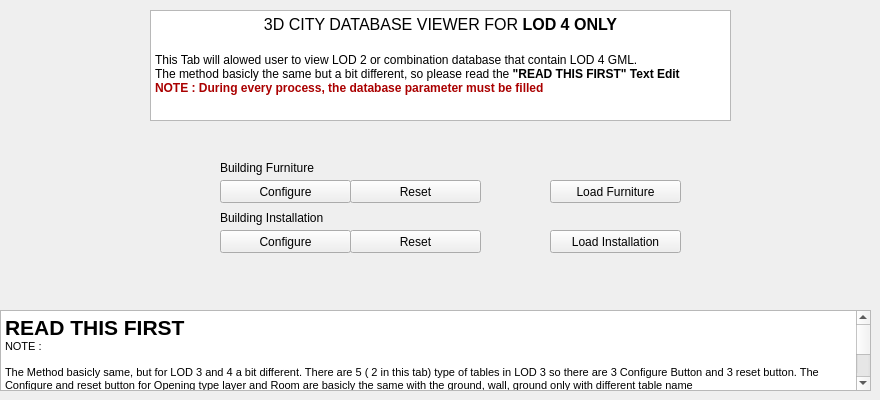
     <widget class="QWidget" name="tab_7">
      <attribute name="title">
       <string>LOD 4 Building Furniture and Intastallation</string>
      </attribute>
      <widget class="QTextBrowser" name="textBrowser_5">
       <property name="geometry">
        <rect>
         <x>0</x>
         <y>310</y>
         <width>871</width>
         <height>81</height>
        </rect>
       </property>
       <property name="html">
        <string>&lt;!DOCTYPE HTML PUBLIC &quot;-//W3C//DTD HTML 4.0//EN&quot; &quot;http://www.w3.org/TR/REC-html40/strict.dtd&quot;&gt;
&lt;html&gt;&lt;head&gt;&lt;meta name=&quot;qrichtext&quot; content=&quot;1&quot; /&gt;&lt;style type=&quot;text/css&quot;&gt;
p, li { white-space: pre-wrap; }
&lt;/style&gt;&lt;/head&gt;&lt;body style=&quot; font-family:'MS Shell Dlg 2'; font-size:8.25pt; font-weight:400; font-style:normal;&quot;&gt;
&lt;p style=&quot; margin-top:0px; margin-bottom:0px; margin-left:0px; margin-right:0px; -qt-block-indent:0; text-indent:0px;&quot;&gt;&lt;span style=&quot; font-size:16pt; font-weight:600;&quot;&gt;READ THIS FIRST&lt;/span&gt;&lt;/p&gt;
&lt;p style=&quot; margin-top:0px; margin-bottom:0px; margin-left:0px; margin-right:0px; -qt-block-indent:0; text-indent:0px;&quot;&gt;NOTE :&lt;/p&gt;
&lt;p style=&quot;-qt-paragraph-type:empty; margin-top:0px; margin-bottom:0px; margin-left:0px; margin-right:0px; -qt-block-indent:0; text-indent:0px;&quot;&gt;&lt;br /&gt;&lt;/p&gt;
&lt;p style=&quot; margin-top:0px; margin-bottom:0px; margin-left:0px; margin-right:0px; -qt-block-indent:0; text-indent:0px;&quot;&gt;The Method basicly same, but for LOD 3 and 4 a bit different. There are 5 ( 2 in this tab) type of tables in LOD 3 so there are 3 Configure Button and 3 reset button. The Configure and reset button for Opening type layer and Room are basicly the same with the ground, wall, ground only with different table name&lt;br /&gt;&lt;/p&gt;
&lt;p style=&quot; margin-top:0px; margin-bottom:0px; margin-left:0px; margin-right:0px; -qt-block-indent:0; text-indent:0px;&quot;&gt;Click the &lt;span style=&quot; font-weight:600; text-decoration: underline;&quot;&gt;Configure button&lt;/span&gt; to &lt;span style=&quot; font-weight:600;&quot;&gt;enabled view&lt;/span&gt; by creating a table to fulfill necessity, you can delete the table by clicking the reset button&lt;/p&gt;
&lt;p style=&quot;-qt-paragraph-type:empty; margin-top:0px; margin-bottom:0px; margin-left:0px; margin-right:0px; -qt-block-indent:0; text-indent:0px;&quot;&gt;&lt;br /&gt;&lt;/p&gt;
&lt;p style=&quot; margin-top:0px; margin-bottom:0px; margin-left:0px; margin-right:0px; -qt-block-indent:0; text-indent:0px;&quot;&gt;If there are changes in your database &lt;span style=&quot; font-weight:600;&quot;&gt;clicked the reset button&lt;/span&gt;. Repeat the connection process di tab 2 ( Database Connection and Adding Layer) and configure it again. &lt;/p&gt;&lt;/body&gt;&lt;/html&gt;</string>
       </property>
      </widget>
      <widget class="QTextEdit" name="textEdit_6">
       <property name="geometry">
        <rect>
         <x>150</x>
         <y>10</y>
         <width>581</width>
         <height>111</height>
        </rect>
       </property>
       <property name="html">
        <string>&lt;!DOCTYPE HTML PUBLIC &quot;-//W3C//DTD HTML 4.0//EN&quot; &quot;http://www.w3.org/TR/REC-html40/strict.dtd&quot;&gt;
&lt;html&gt;&lt;head&gt;&lt;meta name=&quot;qrichtext&quot; content=&quot;1&quot; /&gt;&lt;style type=&quot;text/css&quot;&gt;
p, li { white-space: pre-wrap; }
&lt;/style&gt;&lt;/head&gt;&lt;body style=&quot; font-family:'MS Shell Dlg 2'; font-size:8.25pt; font-weight:400; font-style:normal;&quot;&gt;
&lt;p align=&quot;center&quot; style=&quot; margin-top:0px; margin-bottom:0px; margin-left:0px; margin-right:0px; -qt-block-indent:0; text-indent:0px;&quot;&gt;&lt;span style=&quot; font-size:12pt;&quot;&gt;3D CITY DATABASE VIEWER FOR &lt;/span&gt;&lt;span style=&quot; font-size:12pt; font-weight:600;&quot;&gt;LOD 4 ONLY&lt;/span&gt;&lt;/p&gt;
&lt;p align=&quot;center&quot; style=&quot;-qt-paragraph-type:empty; margin-top:0px; margin-bottom:0px; margin-left:0px; margin-right:0px; -qt-block-indent:0; text-indent:0px; font-size:12pt; font-weight:600;&quot;&gt;&lt;br /&gt;&lt;/p&gt;
&lt;p style=&quot; margin-top:0px; margin-bottom:0px; margin-left:0px; margin-right:0px; -qt-block-indent:0; text-indent:0px;&quot;&gt;&lt;span style=&quot; font-size:9pt;&quot;&gt;This Tab will alowed user to view LOD 2 or combination database that contain LOD 4 GML.&lt;/span&gt;&lt;/p&gt;
&lt;p style=&quot; margin-top:0px; margin-bottom:0px; margin-left:0px; margin-right:0px; -qt-block-indent:0; text-indent:0px;&quot;&gt;&lt;span style=&quot; font-size:9pt;&quot;&gt;The method basicly the same but a bit different, so please read the&lt;/span&gt;&lt;span style=&quot; font-size:9pt; font-weight:600;&quot;&gt; &amp;quot;READ THIS FIRST&amp;quot; Text Edit&lt;/span&gt;&lt;/p&gt;
&lt;p style=&quot; margin-top:0px; margin-bottom:0px; margin-left:0px; margin-right:0px; -qt-block-indent:0; text-indent:0px;&quot;&gt;&lt;span style=&quot; font-size:9pt; font-weight:600; color:#aa0000;&quot;&gt;NOTE : During every process, the database parameter must be filled &lt;/span&gt;&lt;/p&gt;
&lt;p align=&quot;center&quot; style=&quot;-qt-paragraph-type:empty; margin-top:0px; margin-bottom:0px; margin-left:0px; margin-right:0px; -qt-block-indent:0; text-indent:0px; font-size:12pt;&quot;&gt;&lt;br /&gt;&lt;/p&gt;&lt;/body&gt;&lt;/html&gt;</string>
       </property>
      </widget>
      <widget class="QPushButton" name="pb_installation_config_lod4">
       <property name="geometry">
        <rect>
         <x>220</x>
         <y>230</y>
         <width>131</width>
         <height>23</height>
        </rect>
       </property>
       <property name="text">
        <string>Configure</string>
       </property>
      </widget>
      <widget class="QLabel" name="label_16">
       <property name="geometry">
        <rect>
         <x>220</x>
         <y>210</y>
         <width>211</width>
         <height>16</height>
        </rect>
       </property>
       <property name="text">
        <string>Building Installation</string>
       </property>
      </widget>
      <widget class="QPushButton" name="pb_installation_lod4">
       <property name="geometry">
        <rect>
         <x>550</x>
         <y>230</y>
         <width>131</width>
         <height>23</height>
        </rect>
       </property>
       <property name="text">
        <string>Load Installation</string>
       </property>
      </widget>
      <widget class="QPushButton" name="pb_furniture_lod4">
       <property name="geometry">
        <rect>
         <x>550</x>
         <y>180</y>
         <width>131</width>
         <height>23</height>
        </rect>
       </property>
       <property name="text">
        <string>Load Furniture</string>
       </property>
      </widget>
      <widget class="QPushButton" name="pb_furniture_config_lod4">
       <property name="geometry">
        <rect>
         <x>220</x>
         <y>180</y>
         <width>131</width>
         <height>23</height>
        </rect>
       </property>
       <property name="text">
        <string>Configure</string>
       </property>
      </widget>
      <widget class="QPushButton" name="pb_furniture_reset_lod4_2">
       <property name="geometry">
        <rect>
         <x>350</x>
         <y>180</y>
         <width>131</width>
         <height>23</height>
        </rect>
       </property>
       <property name="text">
        <string>Reset</string>
       </property>
      </widget>
      <widget class="QLabel" name="label_17">
       <property name="geometry">
        <rect>
         <x>220</x>
         <y>160</y>
         <width>211</width>
         <height>16</height>
        </rect>
       </property>
       <property name="text">
        <string>Building Furniture</string>
       </property>
      </widget>
      <widget class="QPushButton" name="pb_installation_reset_lod4_2">
       <property name="geometry">
        <rect>
         <x>350</x>
         <y>230</y>
         <width>131</width>
         <height>23</height>
        </rect>
       </property>
       <property name="text">
        <string>Reset</string>
       </property>
      </widget>
     </widget>
